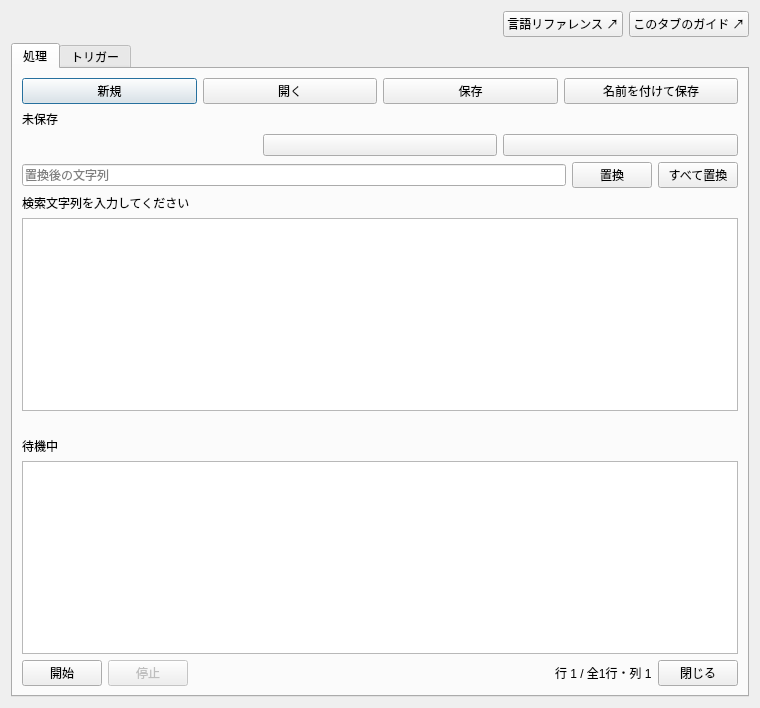
<?xml version="1.0" encoding="UTF-8"?>
<ui version="4.0">
 <class>AutomationDialog</class>
 <widget class="QDialog" name="AutomationDialog">
  <property name="windowTitle"><string>自動化スクリプト</string></property>
  <property name="minimumSize"><size><width>760</width><height>560</height></size></property>
  <layout class="QVBoxLayout" name="layoutMain">
   <item><layout class="QHBoxLayout" name="layoutGuideHeader">
    <item><spacer name="spacerGuideHeader"><property name="orientation"><enum>Qt::Horizontal</enum></property><property name="sizeHint"><size><width>20</width><height>20</height></size></property></spacer></item>
    <item><widget class="QPushButton" name="buttonGuideReference"><property name="text"><string>言語リファレンス ↗</string></property><property name="toolTip"><string>オンラインガイドをブラウザで開きます。</string></property><property name="autoDefault"><bool>false</bool></property><property name="guidePage" stdset="0"><string notr="true">script-reference</string></property></widget></item>
    <item><widget class="QPushButton" name="buttonGuideAutomation"><property name="text"><string>このタブのガイド ↗</string></property><property name="toolTip"><string>オンラインガイドをブラウザで開きます。</string></property><property name="autoDefault"><bool>false</bool></property></widget></item>
   </layout></item>
   <item><widget class="QTabWidget" name="automationTabs">
    <widget class="QWidget" name="tabProcess">
     <attribute name="title"><string>処理</string></attribute>
     <layout class="QVBoxLayout" name="layoutProcess">
   <item><layout class="QHBoxLayout" name="layoutFiles">
    <item><widget class="QPushButton" name="buttonNew"><property name="text"><string>新規</string></property></widget></item>
    <item><widget class="QPushButton" name="buttonOpen"><property name="text"><string>開く</string></property></widget></item>
    <item><widget class="QPushButton" name="buttonSave"><property name="text"><string>保存</string></property></widget></item>
    <item><widget class="QPushButton" name="buttonSaveAs"><property name="text"><string>名前を付けて保存</string></property></widget></item>
   </layout></item>
   <item><widget class="QLabel" name="labelFile"><property name="text"><string>未保存</string></property><property name="textFormat"><enum>Qt::PlainText</enum></property></widget></item>
   <item><layout class="QHBoxLayout" name="layoutSearch">
    <property name="spacing"><number>6</number></property>
    <item><widget class="SearchBar" name="searchBar">
     <property name="placeholderText" stdset="0"><string>スクリプト本文を検索</string></property>
    </widget></item>
    <item><widget class="QPushButton" name="buttonSearchPrevious"><property name="text"><string/></property><property name="accessibleName"><string>前の一致箇所</string></property><property name="toolTip"><string>前の一致箇所</string></property></widget></item>
    <item><widget class="QPushButton" name="buttonSearchNext"><property name="text"><string/></property><property name="accessibleName"><string>次の一致箇所</string></property><property name="toolTip"><string>次の一致箇所</string></property></widget></item>
   </layout></item>
   <item><widget class="QWidget" name="replacePanel"><layout class="QHBoxLayout" name="layoutReplace">
    <property name="leftMargin"><number>0</number></property>
    <property name="topMargin"><number>0</number></property>
    <property name="rightMargin"><number>0</number></property>
    <property name="bottomMargin"><number>0</number></property>
    <item><widget class="QLineEdit" name="editReplace"><property name="placeholderText"><string>置換後の文字列</string></property></widget></item>
    <item><widget class="QPushButton" name="buttonReplace"><property name="text"><string>置換</string></property></widget></item>
    <item><widget class="QPushButton" name="buttonReplaceAll"><property name="text"><string>すべて置換</string></property></widget></item>
   </layout></widget></item>
   <item><widget class="QLabel" name="labelSearchResult"><property name="text"><string>検索文字列を入力してください</string></property><property name="textFormat"><enum>Qt::PlainText</enum></property><property name="wordWrap"><bool>true</bool></property></widget></item>
   <item><widget class="ScriptEditor" name="editScript"><property name="lineWrapMode"><enum>QPlainTextEdit::NoWrap</enum></property></widget></item>
   <item><widget class="QLabel" name="labelExecution"><property name="text"><string/></property><property name="textFormat"><enum>Qt::PlainText</enum></property><property name="wordWrap"><bool>true</bool></property></widget></item>
   <item><widget class="QLabel" name="labelState"><property name="text"><string>待機中</string></property><property name="textFormat"><enum>Qt::PlainText</enum></property></widget></item>
   <item><widget class="QPlainTextEdit" name="editLog"><property name="readOnly"><bool>true</bool></property><property name="maximumHeight"><number>130</number></property></widget></item>
   <item><layout class="QHBoxLayout" name="layoutActions">
    <item><widget class="QPushButton" name="buttonStart"><property name="text"><string>開始</string></property></widget></item>
    <item><widget class="QPushButton" name="buttonStop"><property name="text"><string>停止</string></property><property name="enabled"><bool>false</bool></property></widget></item>
    <item><spacer name="spacer"><property name="orientation"><enum>Qt::Horizontal</enum></property><property name="sizeHint"><size><width>40</width><height>20</height></size></property></spacer></item>
    <item><widget class="QLabel" name="labelCursorPosition"><property name="text"><string>行 1 / 全1行・列 1</string></property></widget></item>
    <item><widget class="QPushButton" name="buttonClose"><property name="text"><string>閉じる</string></property></widget></item>
   </layout></item>
     </layout>
    </widget>
    <widget class="QWidget" name="tabTriggers">
     <attribute name="title"><string>トリガー</string></attribute>
     <layout class="QVBoxLayout" name="layoutTriggers">
      <item><layout class="QHBoxLayout" name="layoutTriggerControls">
       <item><widget class="QPushButton" name="buttonTriggerAdd"><property name="text"><string>追加</string></property><property name="autoDefault"><bool>false</bool></property></widget></item>
       <item><widget class="QPushButton" name="buttonTriggerDelete"><property name="text"><string>削除</string></property><property name="autoDefault"><bool>false</bool></property></widget></item>
       <item><spacer name="spacerTriggerControls"><property name="orientation"><enum>Qt::Horizontal</enum></property><property name="sizeHint"><size><width>40</width><height>20</height></size></property></spacer></item>
      </layout></item>
      <item><widget class="QSplitter" name="splitterTriggers">
       <property name="orientation"><enum>Qt::Horizontal</enum></property>
       <widget class="QListWidget" name="listTriggers"><property name="minimumSize"><size><width>180</width><height>0</height></size></property></widget>
       <widget class="QWidget" name="triggerDetails">
        <property name="sizePolicy"><sizepolicy hsizetype="Expanding" vsizetype="Expanding"><horstretch>1</horstretch><verstretch>0</verstretch></sizepolicy></property>
        <layout class="QVBoxLayout" name="layoutTriggerDetails">
         <item><widget class="QLabel" name="labelTriggerName"><property name="text"><string>名前</string></property><property name="buddy"><cstring>editTriggerName</cstring></property></widget></item>
         <item><widget class="QLineEdit" name="editTriggerName"/></item>
         <item><widget class="ScriptEditor" name="editTriggerScript"><property name="lineWrapMode"><enum>QPlainTextEdit::NoWrap</enum></property><property name="sizePolicy"><sizepolicy hsizetype="Expanding" vsizetype="Expanding"><horstretch>0</horstretch><verstretch>1</verstretch></sizepolicy></property></widget></item>
         <item><layout class="QHBoxLayout" name="layoutTriggerTools">
          <item><widget class="QPushButton" name="buttonTriggerPath"><property name="text"><string>パスを挿入…</string></property><property name="autoDefault"><bool>false</bool></property></widget></item>
          <item><widget class="QPushButton" name="buttonTriggerHelp"><property name="text"><string>構文ヘルプ</string></property><property name="autoDefault"><bool>false</bool></property></widget></item>
         </layout></item>
         <item><layout class="QHBoxLayout" name="layoutTriggerSave">
          <item><widget class="QPushButton" name="buttonTriggerCheck"><property name="text"><string>構文チェック</string></property><property name="autoDefault"><bool>false</bool></property></widget></item>
          <item><widget class="QPushButton" name="buttonTriggerSave"><property name="text"><string>保存して反映</string></property><property name="autoDefault"><bool>false</bool></property></widget></item>
         </layout></item>
        </layout>
       </widget>
      </widget></item>
      <item><widget class="QLabel" name="labelTriggerStatus"><property name="text"><string>トリガー未登録</string></property><property name="textFormat"><enum>Qt::PlainText</enum></property></widget></item>
      <item><widget class="QPlainTextEdit" name="editTriggerLog"><property name="readOnly"><bool>true</bool></property><property name="maximumBlockCount"><number>1000</number></property><property name="maximumHeight"><number>120</number></property></widget></item>
      <item><layout class="QHBoxLayout" name="layoutTriggerClose">
       <item><spacer name="spacerTriggerClose"><property name="orientation"><enum>Qt::Horizontal</enum></property><property name="sizeHint"><size><width>40</width><height>20</height></size></property></spacer></item>
       <item><widget class="QPushButton" name="buttonTriggerClose"><property name="text"><string>閉じる</string></property><property name="autoDefault"><bool>false</bool></property></widget></item>
      </layout></item>
     </layout>
    </widget>
   </widget></item>
  </layout>
 </widget>
 <customwidgets>
  <customwidget>
   <class>SearchBar</class>
   <extends>QWidget</extends>
   <header>autolingua2.ui.components.search_bar</header>
  </customwidget>
  <customwidget>
   <class>ScriptEditor</class>
   <extends>QPlainTextEdit</extends>
   <header>autolingua2.ui.components.script_editor</header>
  </customwidget>
 </customwidgets>
 <resources/>
 <connections/>
</ui>
